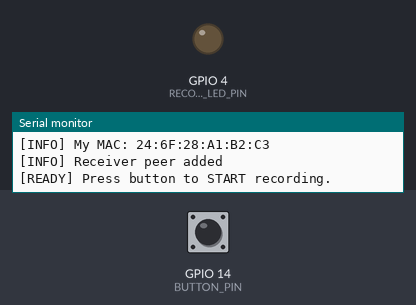
This sketch was run on a simulated ESP32. Shown: output pins drawn as LEDs (lit = HIGH), the last lines printed to the serial monitor. Inputs (shaded band) come from the test bench; at power-on: GPIO 14 (BUTTON_PIN) HIGH. I2S audio is not simulated (input reads silence).

Above: at 2.2 s.
2.3 s: GPIO 14 (BUTTON_PIN) pulled LOW for 0.15 s
At 3.4 s:
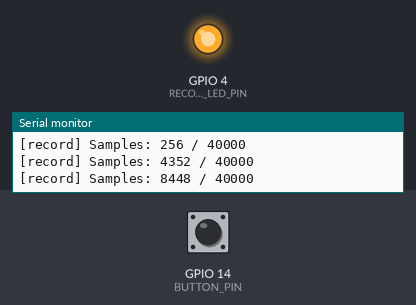
5.4 s: GPIO 14 (BUTTON_PIN) pulled LOW for 1 s
At 6.2 s:
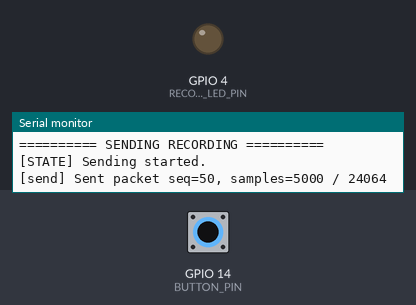
Timing chart, 0 to 8.4 s (numbered marks = the images above; inputs shaded):
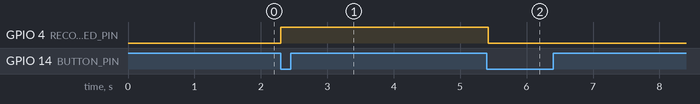

Measured:
- after the input at 2.3 s, GPIO 4 (RECORDING_LED_PIN): LOW → HIGH at once
- after the input at 5.4 s, GPIO 4 (RECORDING_LED_PIN): HIGH → LOW after 0.02 s instead of 1.9 s

The sketch:

sender_with_microphone.ino
```cpp
#include <Arduino.h>
#include <WiFi.h>
#include <esp_now.h>
#include <driver/i2s.h>
#include <esp_err.h>

// =====================================================
// ESP-NOW RECORD THEN SEND - SENDER
//
// 1st button press  -> start recording
// 2nd button press  -> stop recording
// Auto-stop         -> after 5 seconds
// Then sends recorded audio to receiver over ESP-NOW
//
// Recording LED:
// GPIO4 -> resistor -> long LED leg
// short LED leg -> GND
// =====================================================

// ---------------- ESP-NOW receiver MAC ----------------
uint8_t receiverMac[] = {0xF4, 0x65, 0x0B, 0xE9, 0x3B, 0x64};

// ---------------- Audio settings ----------------
// Same as your working mic experiment
#define SAMPLE_RATE                 8000
#define MAX_RECORD_SECONDS          5
#define MAX_SAMPLES                 (SAMPLE_RATE * MAX_RECORD_SECONDS)

#define AUDIO_SAMPLES_PER_PACKET    100
#define PACKET_INTERVAL_US          12500  // 100 samples / 16000 Hz = 6.25 ms

#define MIC_SHIFT                   12
#define RECORD_GAIN                 3

// ---------------- Button + LED ----------------
#define BUTTON_PIN                  GPIO_NUM_14
#define RECORDING_LED_PIN           GPIO_NUM_4

// ---------------- I2S microphone pins ----------------
// Same as your working mic experiment
#define I2S_MIC_PORT                I2S_NUM_0
#define I2S_MIC_CHANNEL             I2S_CHANNEL_FMT_ONLY_RIGHT
#define I2S_MIC_BCLK                GPIO_NUM_32
#define I2S_MIC_WS                  GPIO_NUM_25
#define I2S_MIC_SD                  GPIO_NUM_33

#define MIC_READ_CHUNK              256

enum PacketType : uint8_t {
  PACKET_START = 1,
  PACKET_DATA  = 2,
  PACKET_END   = 3
};

typedef struct __attribute__((packed)) {
  uint8_t type;
  uint32_t seq;
  uint16_t sampleCount;
  int16_t samples[AUDIO_SAMPLES_PER_PACKET];
} AudioPacket;

enum SenderState {
  IDLE,
  RECORDING,
  PROCESSING,
  SENDING
};

SenderState state = IDLE;

// 5 seconds at 16 kHz, 16-bit = 160,000 bytes.
// Allocate dynamically instead of as a huge static global.
int16_t *recording = nullptr;

static int32_t micRaw[MIC_READ_CHUNK];

size_t recordedSamples = 0;
uint32_t recordStartMs = 0;
uint32_t seqCounter = 0;

bool lastButtonState = HIGH;
unsigned long lastDebounceMs = 0;
const unsigned long debounceDelayMs = 80;

uint32_t packetsQueued = 0;
uint32_t sendErrors = 0;
uint32_t sendSuccessCallbacks = 0;
uint32_t sendFailCallbacks = 0;

// Diagnostics
int32_t rawMin = INT32_MAX;
int32_t rawMax = INT32_MIN;
int16_t shiftedMin = INT16_MAX;
int16_t shiftedMax = INT16_MIN;

static int16_t clampToInt16(int32_t value) {
  if (value > 32767) return 32767;
  if (value < -32768) return -32768;
  return (int16_t)value;
}

void printErr(const char *label, esp_err_t err) {
  if (err == ESP_OK) {
    Serial.printf("[OK]   %s\n", label);
  } else {
    Serial.printf("[FAIL] %s: %d / %s\n", label, err, esp_err_to_name(err));
  }
}

void setRecordingLed(bool on) {
  digitalWrite(RECORDING_LED_PIN, on ? HIGH : LOW);
  Serial.println(on ? "[LED] Recording LED ON" : "[LED] Recording LED OFF");
}

void onDataSent(const uint8_t *mac_addr, esp_now_send_status_t status) {
  if (status == ESP_NOW_SEND_SUCCESS) {
    sendSuccessCallbacks++;
  } else {
    sendFailCallbacks++;
  }
}

void setupMic() {
  Serial.println("[setup] Installing microphone I2S RX driver...");

  i2s_config_t micConfig = {
      .mode = (i2s_mode_t)(I2S_MODE_MASTER | I2S_MODE_RX),
      .sample_rate = SAMPLE_RATE,
      .bits_per_sample = I2S_BITS_PER_SAMPLE_32BIT,
      .channel_format = I2S_MIC_CHANNEL,
      .communication_format = I2S_COMM_FORMAT_I2S,
      .intr_alloc_flags = ESP_INTR_FLAG_LEVEL1,
      .dma_buf_count = 4,
      .dma_buf_len = 1024,
      .use_apll = false,
      .tx_desc_auto_clear = false,
      .fixed_mclk = 0
  };

  i2s_pin_config_t micPins = {
      .bck_io_num = I2S_MIC_BCLK,
      .ws_io_num = I2S_MIC_WS,
      .data_out_num = I2S_PIN_NO_CHANGE,
      .data_in_num = I2S_MIC_SD
  };

  esp_err_t err = i2s_driver_install(I2S_MIC_PORT, &micConfig, 0, NULL);
  printErr("mic i2s_driver_install", err);

  err = i2s_set_pin(I2S_MIC_PORT, &micPins);
  printErr("mic i2s_set_pin", err);

  err = i2s_set_clk(I2S_MIC_PORT, SAMPLE_RATE, I2S_BITS_PER_SAMPLE_32BIT, I2S_CHANNEL_MONO);
  printErr("mic i2s_set_clk", err);

  i2s_zero_dma_buffer(I2S_MIC_PORT);
}

void setupEspNow() {
  WiFi.mode(WIFI_STA);

  Serial.print("[INFO] My MAC: ");
  Serial.println(WiFi.macAddress());

  if (esp_now_init() != ESP_OK) {
    Serial.println("[ERROR] ESP-NOW init failed");
    return;
  }

  esp_now_register_send_cb(onDataSent);

  esp_now_peer_info_t peerInfo = {};
  memcpy(peerInfo.peer_addr, receiverMac, 6);
  peerInfo.channel = 0;
  peerInfo.encrypt = false;

  if (esp_now_add_peer(&peerInfo) != ESP_OK) {
    Serial.println("[ERROR] Failed to add receiver peer");
    return;
  }

  Serial.println("[INFO] Receiver peer added");
}

bool buttonPressedEvent() {
  bool currentButtonState = digitalRead(BUTTON_PIN);
  bool pressed = false;

  if (lastButtonState == HIGH && currentButtonState == LOW) {
    unsigned long now = millis();

    if (now - lastDebounceMs > debounceDelayMs) {
      lastDebounceMs = now;
      pressed = true;
    }
  }

  lastButtonState = currentButtonState;
  return pressed;
}

void resetDiagnostics() {
  rawMin = INT32_MAX;
  rawMax = INT32_MIN;
  shiftedMin = INT16_MAX;
  shiftedMax = INT16_MIN;
}

void startRecording() {
  Serial.println();
  Serial.println("========== START RECORDING ==========");
  Serial.println("[STATE] Recording started!");
  Serial.println("[record] Speak now.");

  if (recording == nullptr) {
    Serial.println("[ERROR] recording buffer is NULL");
    setRecordingLed(false);
    state = IDLE;
    return;
  }

  memset(recording, 0, MAX_SAMPLES * sizeof(int16_t));
  i2s_zero_dma_buffer(I2S_MIC_PORT);

  recordedSamples = 0;
  recordStartMs = millis();
  resetDiagnostics();

  setRecordingLed(true);

  state = RECORDING;

  Serial.println("[record] Press button again to stop, or wait 5 seconds.");
}

void recordStep() {
  if (recordedSamples >= MAX_SAMPLES) {
    Serial.println("[record] Reached max 5 seconds.");
    Serial.println("[STATE] Recording finished by max sample limit.");
    state = PROCESSING;
    return;
  }

  size_t bytesRead = 0;

  esp_err_t err = i2s_read(I2S_MIC_PORT,
                           micRaw,
                           sizeof(micRaw),
                           &bytesRead,
                           pdMS_TO_TICKS(20));

  if (err != ESP_OK) {
    printErr("record i2s_read", err);
    return;
  }

  if (bytesRead == 0) {
    return;
  }

  size_t samplesRead = bytesRead / sizeof(int32_t);

  for (size_t i = 0; i < samplesRead && recordedSamples < MAX_SAMPLES; i++) {
    int32_t raw = micRaw[i];

    if (raw < rawMin) rawMin = raw;
    if (raw > rawMax) rawMax = raw;

    int16_t shifted = clampToInt16(raw >> MIC_SHIFT);

    if (shifted < shiftedMin) shiftedMin = shifted;
    if (shifted > shiftedMax) shiftedMax = shifted;

    recording[recordedSamples++] = shifted;
  }

  static uint32_t lastProgressMs = 0;
  uint32_t now = millis();

  if (now - lastProgressMs >= 500) {
    lastProgressMs = now;

    Serial.printf("[record] Samples: %u / %u\n",
                  (unsigned int)recordedSamples,
                  (unsigned int)MAX_SAMPLES);
  }

  if (now - recordStartMs >= MAX_RECORD_SECONDS * 1000) {
    Serial.println("[record] Auto-stop after 5 seconds.");
    Serial.println("[STATE] Recording finished by timeout.");
    state = PROCESSING;
  }
}

void processRecording() {
  Serial.println();
  Serial.println("========== FINISH RECORDING ==========");
  Serial.println("[STATE] Recording finished!");
  setRecordingLed(false);

  Serial.printf("[record] Recorded samples: %u\n", (unsigned int)recordedSamples);
  Serial.printf("[record] Duration approx: %.2f seconds\n", (float)recordedSamples / SAMPLE_RATE);

  if (recordedSamples == 0) {
    Serial.println("[record] No samples recorded. Returning to IDLE.");
    state = IDLE;
    return;
  }

  Serial.println("[diagnostic] Raw / shifted mic ranges before processing:");
  Serial.printf("[diagnostic] rawMin=%ld rawMax=%ld\n", rawMin, rawMax);
  Serial.printf("[diagnostic] shiftedMin=%d shiftedMax=%d\n", shiftedMin, shiftedMax);

  Serial.print("[diagnostic] First 10 shifted samples: ");
  for (int i = 0; i < 10 && i < recordedSamples; i++) {
    Serial.print(recording[i]);
    Serial.print(" ");
  }
  Serial.println();

  // Remove DC offset.
  int64_t sum = 0;
  for (size_t i = 0; i < recordedSamples; i++) {
    sum += recording[i];
  }

  int16_t mean = (int16_t)(sum / recordedSamples);

  int16_t minSample = INT16_MAX;
  int16_t maxSample = INT16_MIN;
  int16_t peak = 0;

  for (size_t i = 0; i < recordedSamples; i++) {
    int32_t fixed = ((int32_t)recording[i] - mean) * RECORD_GAIN;
    recording[i] = clampToInt16(fixed);

    if (recording[i] < minSample) minSample = recording[i];
    if (recording[i] > maxSample) maxSample = recording[i];

    int32_t absSample = abs((int32_t)recording[i]);
    if (absSample > peak) peak = absSample;
  }

  Serial.println("[diagnostic] After DC removal + gain:");
  Serial.printf("[record] Mean removed: %d\n", mean);
  Serial.printf("[record] Final min/max: %d / %d\n", minSample, maxSample);
  Serial.printf("[record] Final peak: %d\n", peak);

  Serial.print("[diagnostic] First 10 final samples: ");
  for (int i = 0; i < 10 && i < recordedSamples; i++) {
    Serial.print(recording[i]);
    Serial.print(" ");
  }
  Serial.println();

  if (peak < 50) {
    Serial.println("[diagnostic] Very quiet recording.");
    Serial.println("[diagnostic] Your old working code used ONLY_RIGHT.");
    Serial.println("[diagnostic] Keep L/R wiring exactly as before.");
    Serial.println("[diagnostic] If it is still silent, try ONLY_LEFT.");
  }

  Serial.println("[STATE] Processing finished. Moving to sending.");
  state = SENDING;
}

bool sendPacket(const AudioPacket *packet) {
  esp_err_t result = esp_now_send(receiverMac, (uint8_t *)packet, sizeof(AudioPacket));

  if (result == ESP_OK) {
    packetsQueued++;
    return true;
  } else {
    sendErrors++;
    Serial.print("[send] esp_now_send error: ");
    Serial.println(result);
    return false;
  }
}

void sendRecording() {
  Serial.println();
  Serial.println("========== SENDING RECORDING ==========");
  Serial.println("[STATE] Sending started.");

  seqCounter = 0;
  packetsQueued = 0;
  sendErrors = 0;
  sendSuccessCallbacks = 0;
  sendFailCallbacks = 0;

  AudioPacket packet = {};

  // START packet
  packet.type = PACKET_START;
  packet.seq = seqCounter++;
  packet.sampleCount = 0;
  sendPacket(&packet);
  delay(20);

  size_t sampleIndex = 0;
  unsigned long nextPacketUs = micros();

  while (sampleIndex < recordedSamples) {
    packet = {};
    packet.type = PACKET_DATA;
    packet.seq = seqCounter++;

    size_t remaining = recordedSamples - sampleIndex;
    size_t count = min((size_t)AUDIO_SAMPLES_PER_PACKET, remaining);

    packet.sampleCount = count;

    for (size_t i = 0; i < count; i++) {
      packet.samples[i] = recording[sampleIndex++];
    }

    sendPacket(&packet);

    // Send at approximately audio speed.
    nextPacketUs += PACKET_INTERVAL_US;
    while ((int32_t)(micros() - nextPacketUs) < 0) {
      delayMicroseconds(50);
    }

    if (packet.seq % 50 == 0) {
      Serial.printf("[send] Sent packet seq=%u, samples=%u / %u\n",
                    packet.seq,
                    (unsigned int)sampleIndex,
                    (unsigned int)recordedSamples);
    }
  }

  // END packet
  packet = {};
  packet.type = PACKET_END;
  packet.seq = seqCounter++;
  packet.sampleCount = 0;
  sendPacket(&packet);

  delay(300);

  Serial.println("[send] Done.");
  Serial.println("[STATE] Sending finished.");
  Serial.printf("[send] packetsQueued=%u sendErrors=%u cbOK=%u cbFail=%u\n",
                packetsQueued,
                sendErrors,
                sendSuccessCallbacks,
                sendFailCallbacks);

  Serial.println("[state] Returning to IDLE. Press button to record again.");
  state = IDLE;
}

void setup() {
  Serial.begin(115200);
  delay(1000);

  pinMode(BUTTON_PIN, INPUT_PULLUP);

  pinMode(RECORDING_LED_PIN, OUTPUT);
  digitalWrite(RECORDING_LED_PIN, LOW);

  Serial.println();
  Serial.println("=== ESP-NOW RECORD THEN SEND - SENDER ===");

  Serial.printf("[INFO] Button pin: GPIO%d\n", BUTTON_PIN);
  Serial.printf("[INFO] Recording LED pin: GPIO%d\n", RECORDING_LED_PIN);

  Serial.printf("[INFO] Max recording: %d seconds\n", MAX_RECORD_SECONDS);
  Serial.printf("[INFO] Max samples: %u\n", (unsigned int)MAX_SAMPLES);
  Serial.printf("[INFO] Recording buffer needed: %u bytes\n",
                (unsigned int)(MAX_SAMPLES * sizeof(int16_t)));
  Serial.printf("[INFO] AudioPacket size: %u bytes\n", (unsigned int)sizeof(AudioPacket));
  Serial.printf("[INFO] Free heap before malloc: %u bytes\n", (unsigned int)ESP.getFreeHeap());

  recording = (int16_t *)malloc(MAX_SAMPLES * sizeof(int16_t));

  if (recording == nullptr) {
    Serial.println("[ERROR] Failed to allocate recording buffer.");
    Serial.println("[ERROR] 5 seconds may be too large for this ESP memory state.");
    Serial.println("[ERROR] Try reducing MAX_RECORD_SECONDS or using a PSRAM board.");
    while (true) {
      digitalWrite(RECORDING_LED_PIN, HIGH);
      delay(200);
      digitalWrite(RECORDING_LED_PIN, LOW);
      delay(200);
    }
  }

  Serial.printf("[INFO] Recording buffer allocated at: %p\n", recording);
  Serial.printf("[INFO] Free heap after malloc: %u bytes\n", (unsigned int)ESP.getFreeHeap());

  setupMic();
  setupEspNow();

  Serial.println("[READY] Press button to START recording.");
}

void loop() {
  if (buttonPressedEvent()) {
    if (state == IDLE) {
      startRecording();
    } else if (state == RECORDING) {
      Serial.println("[button] Stop recording requested.");
      state = PROCESSING;
    } else if (state == PROCESSING || state == SENDING) {
      Serial.println("[button] Ignored: currently processing/sending.");
    }
  }

  if (state == RECORDING) {
    recordStep();
  } else if (state == PROCESSING) {
    processRecording();
  } else if (state == SENDING) {
    sendRecording();
  }

  delay(1);
}
```
